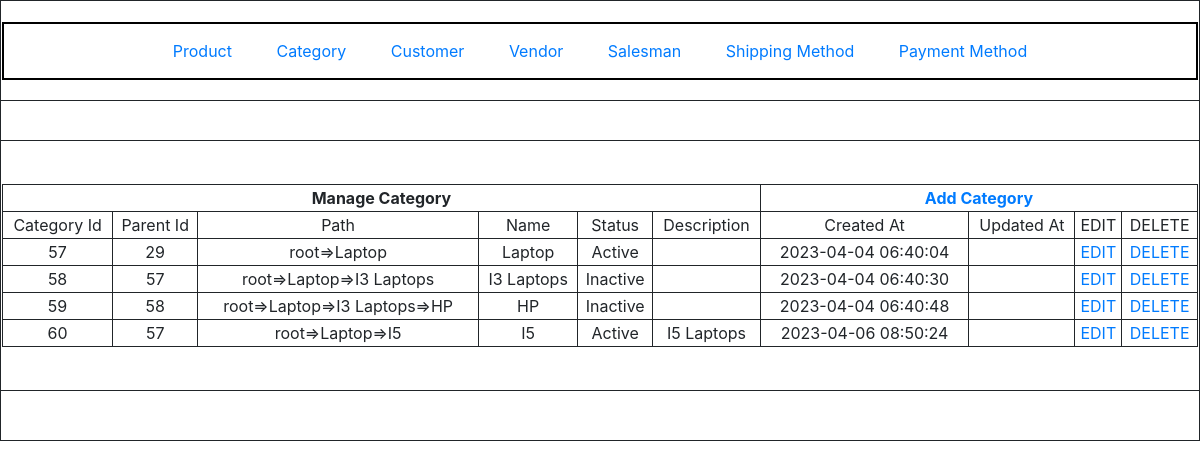
The app's page /index.php?c=category&a=grid with its own data.
### tables this page shows
CREATE TABLE `category` (
  `category_id` int(11) NOT NULL,
  `parent_id` int(11) DEFAULT 0,
  `path` varchar(100) DEFAULT NULL,
  `name` varchar(10) NOT NULL,
  `status` tinyint(4) NOT NULL,
  `description` text NOT NULL,
  `created_at` datetime DEFAULT NULL,
  `updated_at` datetime DEFAULT NULL
);

### Block/Core/Templates.php (called while the page is built, shortened)
<?php
class Block_Core_Templates extends Model_Core_View
{
	protected $children = [];
	public function getChildren()
	{
		return $this->children;
	}
	public function addChild($key,$children)
	{
		$this->children[$key] = $children;
		return $this;
	}
}

### Model/Core/View.php (called while the page is built, shortened)
<?php
class Model_Core_View
{
	protected $template = null;
	public function setTemplate($template)
	{
		$this->template = $template;
		return $this;
	}
	public function getTemplate()
	{
		return $this->template;
	}
	public function render()
	{
		require_once 'View'.DS.$this->getTemplate();
	}
	public function getUrl($action = null,$controller = null,$params=null,$resetParam = false)
	{
		return Ccc::getModel('Core_Url')->getUrl($action,$controller,$params,$resetParam);
	}
}
?>

### Controller/Category.php (called while the page is built, shortened)
<?php
class Controller_Category extends Controller_Core_Action
{
	public function gridAction()
	{
		try {
			$layout = $this->getLayout();
			$layout->getChild('content')->addChild('grid',$layout->creatBlock('Category_Grid'));
			$layout->render();
		} catch (Exception $e) {
			$this->getMessage()->addMessage($e->getMessage(),Model_Core_Message::FAILURE);
		}
	}
}

### index.php (called while the page is built, shortened)
<?php
spl_autoload_register(function ($className) {
	$className = str_replace('_','/',$className).'.php';
});
class Ccc
{
	public static function init()
	{
		$front = new Controller_Core_Front();
		$front->init();
	}
	public static function getModel($className)
	{
		return new $className();
	}
}
Ccc::init();
?>

### Model/Core/Url.php (called while the page is built, shortened)
<?php
class Model_Core_Url
{
	public function getUrl($action=null,$controller=null,$params=null,$resetParam=false)
	{
		$request = new Model_Core_Request();
		$queryStringArray = [];
		if (!$resetParam) {
			$queryStringArray = $request->getParams();
		}
		if($controller){
			$queryStringArray['c'] = $controller;
		}else{
			$queryStringArray['c'] = $request->getControllerName();
		}
		if($action){
			$queryStringArray['a'] = $action;
		}else{
			$queryStringArray['a'] = $request->getActionName();
		}
		if ($params) {
			$queryStringArray = array_merge($queryStringArray,$params);
		}
		$url = $_SERVER['REQUEST_SCHEME'].'://'.$_SERVER['HTTP_HOST'].trim($_SERVER['REQUEST_URI'],$_SERVER['QUERY_STRING']).http_build_query($queryStringArray);
		return $url;
	}
}
?>

### Model/Core/Request.php (called while the page is built, shortened)
<?php
class Model_Core_Request
{
	public function getParams($key = NULL, $value = NULL)
	{
		if ($key == NULL)
		{
			return $_GET;
		}
		if (array_key_exists($key, $_GET))
		{
			return $_GET[$key];
		}
		return $value;
	}
	public function getControllerName()
	{
		return $this->getParams('c','product');
	}
}
?>

### Block/Category/Grid.php (called while the page is built, shortened)
<?php
class Block_Category_Grid extends Block_Core_Templates
{
	public function prepareData()
	{
		$query = 'SELECT * FROM `category` WHERE `parent_id` IS NOT NULL ORDER BY `path` ASC';
		$categories = Ccc::getModel('Category')->fetchAll($query);
		return $categories;
	}
}

### Model/Core/Table.php (called while the page is built, shortened)
<?php
class Model_Core_Table
{
	protected $data = [];
	protected $resource = null;
	protected $collection = null;
	public function __get($key)
	{
		if (array_key_exists($key,$this->data)) {
			return $this->data[$key];
		}
		return null;
	}
	public function setResource($resource)
	{
		$this->resource = $resource;
		return $this;
	}
	public function getResource()
	{
		if ($this->resource) {
			return $this->resource;
		}
		$resource = Ccc::getModel($this->resourceClass);
		return $resource;
	}
	public function setCollection($collection)
	{
		$this->collection = $collection;
		return $this;
	}
	public function getCollection()
	{
		if ($this->collection) {
			return $this->collection;
		}
		$collection = Ccc::getModel($this->collectionClass);
		return $collection;
	}
	public function setData(array $data)
	{
		$this->data = array_merge($this->data,$data);
		return $this;
	}
	public function fetchAll($query)
	{
		$data = $this->getResource()->fetchAll($query);
		$collection = $this->getCollection()->setData($data);
		return $collection;
	}
}
?>

### Model/Core/Table/Resource.php (called while the page is built, shortened)
<?php
class Model_Core_Table_Resource
{
	public function setAdapter(Model_Core_Adapter $adapter)
	{
		return $this;
	}
	public function getAdapter()
	{
		$adapter = new Model_Core_Adapter();
		return $adapter;
	}
	public function fetchAll($query)
	{
		$adapter = $this->getAdapter();
		$results = $adapter->fetchAll($query);
		return $results;
	}
}
?>

### Model/Core/Adapter.php (called while the page is built, shortened)
<?php
class Model_Core_Adapter
{
	public $serverName = 'localhost';
	public $userName = 'root';
	public $passWord = '';
	public $dbName = 'newmvc-udaykumar';
	public function connect()
	{
		$connect = mysqli_connect($this->serverName,$this->userName,$this->passWord,$this->dbName);
		return $connect;
	}
	public function fetchAll($query)
	{
		$connect = $this->connect();
		$result = $connect->query($query);
		return $result->fetch_all(MYSQLI_ASSOC);
	}
	public function fetchPairs($query)
	{
		$connect = $this->connect();
		$result = $connect->query($query);
		$data = $result->fetch_all();
		$column1 = array_column($data,'0');
		if (!($column2 = array_column($data,'1'))) {
			$column2 = array_fill(0, count($column1),null);
		}
		return array_combine($column1,$column2);
	}
}
?>

### Model/Core/Table/Collection.php (called while the page is built, shortened)
<?php
class Model_Core_Table_Collection
{
	public $data = [];
	public function setData($data)
	{
		$this->data = $data;
		return $this;
	}
	public function getData()
	{
		return $this->data;
	}
}

### Model/Category.php (called while the page is built, shortened)
<?php
class Model_Category extends Model_Core_Table
{
    public function getStatusText()
    {
        $statues = $this->getResource()->getStatusOptions();
        if (array_key_exists($this->status,$statues)) {
            return $statues[$this->status];
        }
        return $statues[Model_Category_Resource::STATUS_DEFAULT];
    }
    public function getPathName()
    {
        $query = 'SELECT `category_id` , `name` FROM `category`';
        $categories = Ccc::getModel('Core_Adapter')->fetchPairs($query);
        $path = '';
        foreach (explode('->',$this->path) as $id) {
            if (array_key_exists($id,$categories)) {
                $path .= $categories[$id].'=>';
            }
        }
        return rtrim($path,'=>');
    }
}

### Model/Category/Resource.php (called while the page is built, shortened)
<?php
class Model_Category_Resource extends Model_Core_Table_Resource
{
	public function getStatusOptions()
	{
		return [
			self::STATUS_ACTIVE => self::STATUS_ACTIVE_LBL,
			self::STATUS_INACTIVE => self::STATUS_INACTIVE_LBL
		];
	}
}

### View/category/grid.phtml (the view)
<?php $categories = $this->prepareData();?>
<table>
	<tr>
		<th colspan="6">Manage Category</th>
		<th colspan="4"><a href="<?php echo $this->getUrl('add'); ?>">Add Category</a></th>
	</tr>
	<tr>
		<td>Category Id</td>
		<td>Parent Id</td>
		<td>Path</td>
		<td>Name</td>
		<td>Status</td>
		<td>Description</td>
		<td>Created At</td>
		<td>Updated At</td>
		<td>EDIT</td>
		<td>DELETE</td>
	</tr>
	<?php if (!$categories->getData()) : ?>
	<tr>
		<td>No Record Founded!! </td>
	</tr>
	<?php else : ?>
	<?php foreach ($categories->getData() as $category) : ?>
	<tr>
		<td><?php echo $category->category_id; ?></td>
		<td><?php echo $category->parent_id; ?></td>
		<td><?php echo $category->getPathName(); ?></td>
		<td><?php echo $category->name; ?></td>
		<td><?php echo $category->getStatusText(); ?></td>
		<td><?php echo $category->description; ?></td>
		<td><?php echo $category->created_at; ?></td>
		<td><?php echo $category->updated_at; ?></td>
		<td><a href="<?php echo $this->getUrl('edit',null,['category_id'=>$category->category_id],true); ?>">EDIT</a></td>
		<td><a href="<?php echo $this->getUrl('delete',null,['category_id'=>$category->category_id],true); ?>">DELETE</a></td>
	</tr>
	<?php endforeach; ?>
	<?php endif; ?>
</table>

### View/html/content.phtml
<?php
foreach ($this->getChildren() as $block) {
	$block->render();
}
?>

### skin/css/style.css (style rules this page uses)
table { border: 1px solid; text-align: center; width: 100%; }
th, td { border: 1px solid; text-align: center; }

### records on screen
category: category_id "57", parent "29", PathName "root=>Laptop", name "Laptop", status "Active", created_at "2023-04-04 06:40:04"
category: category_id "58", parent "57", PathName "root=>Laptop=>I3 Laptops", name "I3 Laptops", status "Inactive", created_at "2023-04-04 06:40:30"
category: category_id "59", parent "58", PathName "root=>Laptop=>I3 Laptops=>HP", name "HP", status "Inactive", created_at "2023-04-04 06:40:48"
category: category_id "60", parent "57", PathName "root=>Laptop=>I5", name "I5", status "Active", description "I5 Laptops", created_at "2023-04-06 08:50:24"
